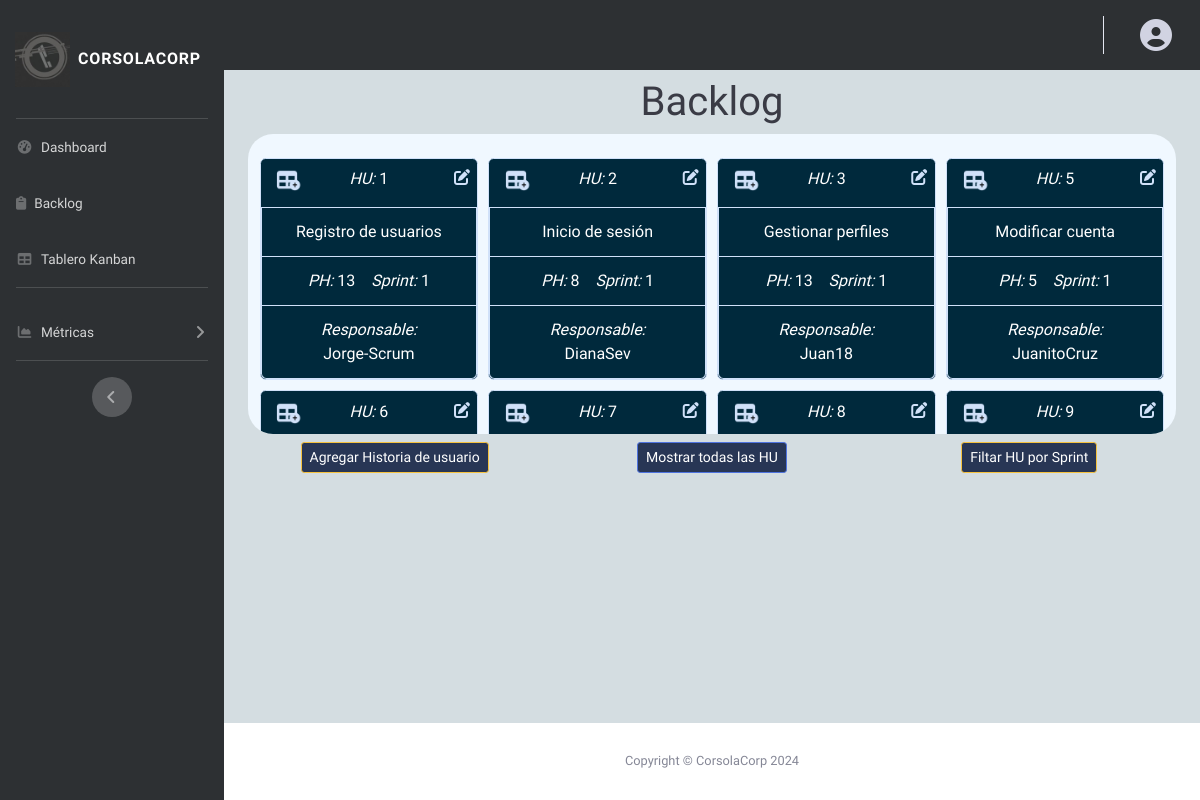
The app's page /MA/Vista/backlog.php with its own data.
### tables this page shows
CREATE TABLE `hu` (
  `numeroHU` int(3) NOT NULL,
  `Nombre` varchar(40) NOT NULL,
  `PH` int(3) NOT NULL,
  `Responsable` varchar(20) NOT NULL,
  `Sprint` int(2) NOT NULL
);

### MA/Vista/backlog.php (the view, shortened to what this page needs)
<?php
include '../ConexionBD/conexion.php';
$historiasUsuario = "SELECT * FROM hu";
$resultado = $conexion->query($historiasUsuario);
?>
<head>
    <link href="../../assets/css/sb-admin-2.min.css" rel="stylesheet">
    <link href="../../assets/css/general.css" rel="stylesheet">
    <link href="../../assets/css/MA/backlog.css" rel="stylesheet">
</head>
<body id="page-top">
    <div id="wrapper">
        <div id="content-wrapper" class="d-flex flex-column">
            <div id="content">
                <?php include 'navPrincipal.php' ?>
                <div class="container-fluid text-center">
                    <h1 class="my-2 text-gray-900 text-center">Backlog</h1>
                    <div class="container-fluid" id="backlog">
                        <div class="row">
                            <?php
                            while ($mostrar = $resultado->fetch_assoc()) {
                            ?>
                                <div class="col-sm-3" data-sprint="<?php echo $mostrar["Sprint"]; ?>" style="padding: 5px;">
                                    <div class="card" id="HU">
                                        <div class="card-body" style="padding: 5%;">
                                            <div class="row">
                                                <div class="col-sm-2">
                                                    <a href="../Controlador/Backlog/añadirTablero.php?numeroHU=<?php echo $mostrar['numeroHU'] ?>" title="Agregar Tablero"><img src="../../assets/img/add.png" style="width: 32px;"></i></a>
                                                </div>
                                                <div class="col-sm-8">
                                                    <h6><i>HU:</i> <?php echo $mostrar["numeroHU"]; ?></h6>
                                                </div>
                                                <div class="col-sm-2">
                                                    <a href="" data-toggle="modal" data-target="#modalModificar<?php echo $mostrar['numeroHU']; ?>" title="Modificar"><i class="fa-solid fa-pen-to-square"></i></a>
                                                </div>
                                            </div>
                                        </div>
                                        <li id="HU" class="list-group-item"><?php echo $mostrar["Nombre"]; ?></li>
                                        <li id="HU" class="list-group-item"><i>PH:</i> <?php echo $mostrar["PH"]; ?> &nbsp;&nbsp; <i>Sprint:</i> <?php echo $mostrar["Sprint"]; ?></li>
                                        <li id="HU" class="list-group-item"><i>Responsable: <br> </i> <?php echo $mostrar["Responsable"]; ?></li>
                                    </div>
                                </div>
                            <?php
                            }
                            ?>
                        </div>
                    </div>
                    <div class="row">
                        <div class="col-4">
                            <button id="agregarHU" type="button" class="my-2 btn btn-sm btn-warning" data-toggle="modal" data-target="#nuevaHU">
                                Agregar Historia de usuario
                            </button>
                        </div>
                        <div class="col-4">
                            <button id="agregarHU" type="button" class="my-2 btn btn-sm btn-primary filter-btn" data-filter="all">
                                Mostrar todas las HU
                            </button>
                        </div>
                        <div class="col-4">
                            <button id="agregarHU" type="button" class="my-2 btn btn-sm btn-warning" data-toggle="modal" data-target="#modalFiltrarSprint">
                                Filtar HU por Sprint
                            </button>
                        </div>
                    </div>
                </div>
            </div>
        </div>
    </div>
</body>

### MA/Vista/navPrincipal.php (shortened to what this page needs)
<nav class="navbar navbar-expand navbar-light topbar" style="background-color: #2d3033;">
    <ul class="navbar-nav ml-auto">
        <li class="nav-item dropdown no-arrow">
            <a class="nav-link dropdown-toggle" href="#" id="userDropdown" role="button" data-toggle="dropdown" aria-haspopup="true" aria-expanded="false">
                <i class="fa-solid fa-circle-user fa-2x"></i>
            </a>
        </li>
    </ul>
</nav>

### assets/css/general.css (style rules this page uses)
* { font-family: "Comfortaa", sans-serif; }
#content { background-color: #d4dde1; }

### assets/css/MA/backlog.css (style rules this page uses)
#backlog { background-color: aliceblue; padding: 2%; border-radius: 25px; max-height: 300px; overflow-y: auto; }
a { color: #d0e1f9; }
#HU { background-color: #00293c; color: white; border-color: d0e1f9; }
#agregarHU { background-color: #283655; }

### records on screen
hu: numeroHU "1", Nombre "Registro de usuarios", PH "13", Sprint "1", Responsable "Jorge-Scrum"
hu: numeroHU "2", Nombre "Inicio de sesión", PH "8", Sprint "1", Responsable "DianaSev"
hu: numeroHU "3", Nombre "Gestionar perfiles", PH "13", Sprint "1", Responsable "Juan18"
hu: numeroHU "5", Nombre "Modificar cuenta", PH "5", Sprint "1", Responsable "JuanitoCruz"
hu: numeroHU "6"
hu: numeroHU "7"
hu: numeroHU "8"
hu: numeroHU "9"
